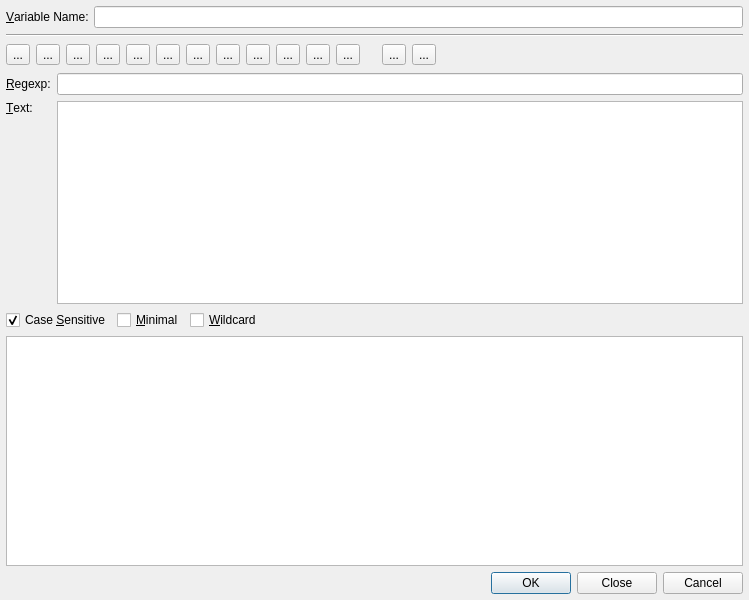
<?xml version="1.0" encoding="UTF-8"?>
<ui version="4.0">
 <class>QRegExpWizardDialog</class>
 <widget class="QWidget" name="QRegExpWizardDialog">
  <property name="geometry">
   <rect>
    <x>0</x>
    <y>0</y>
    <width>749</width>
    <height>600</height>
   </rect>
  </property>
  <property name="windowTitle">
   <string>QRegExp Wizard</string>
  </property>
  <property name="sizeGripEnabled" stdset="0">
   <bool>true</bool>
  </property>
  <layout class="QVBoxLayout">
   <item>
    <layout class="QHBoxLayout">
     <item>
      <widget class="QLabel" name="variableLabel">
       <property name="text">
        <string>&amp;Variable Name:</string>
       </property>
       <property name="buddy">
        <cstring>variableLineEdit</cstring>
       </property>
      </widget>
     </item>
     <item>
      <widget class="QLineEdit" name="variableLineEdit"/>
     </item>
    </layout>
   </item>
   <item>
    <widget class="Line" name="variableLine">
     <property name="orientation">
      <enum>Qt::Horizontal</enum>
     </property>
    </widget>
   </item>
   <item>
    <layout class="QHBoxLayout">
     <item>
      <widget class="QToolButton" name="charButton">
       <property name="toolTip">
        <string>&lt;b&gt;Single character of a range (e.g. [abcd])&lt;/b&gt;&lt;p&gt;Select a single character of a range via a specific dialog.&lt;/p&gt;</string>
       </property>
       <property name="whatsThis">
        <string>&lt;b&gt;Single character of a range (e.g. [abcd])&lt;/b&gt;&lt;p&gt;Select a single character of a range via a specific dialog. This dialog will help to edit the range of characters and add some specific conditions.&lt;/p&gt;s</string>
       </property>
       <property name="text">
        <string>...</string>
       </property>
      </widget>
     </item>
     <item>
      <widget class="QToolButton" name="anycharButton">
       <property name="toolTip">
        <string>&lt;b&gt;Any character: '.'&lt;/b&gt;
&lt;p&gt;Select to insert a dot (.) in your regexp.&lt;/p&gt;</string>
       </property>
       <property name="whatsThis">
        <string>&lt;b&gt;Any character: '.'&lt;/b&gt;
&lt;p&gt;Select to insert a dot (.) in your regexp. The dot matches a single character, except line break characters (by default). 
E.g. 'gr.y' matches 'gray', 'grey', 'gr%y', etc. Use the dot sparingly. Often, a character class or negated
character class is faster and more precise.&lt;/p&gt;</string>
       </property>
       <property name="text">
        <string>...</string>
       </property>
      </widget>
     </item>
     <item>
      <widget class="QToolButton" name="repeatButton">
       <property name="toolTip">
        <string>&lt;b&gt;Repeat contents&lt;/b&gt;
&lt;p&gt;Select a repetition condition via a specific dialog. This dialog will help to specify the allowed range for repetitions.&lt;/p&gt;</string>
       </property>
       <property name="whatsThis">
        <string>&lt;b&gt;Repeat contents&lt;/b&gt;
&lt;p&gt;Select a repetition condition via a specific dialog. This dialog will help to specify the allowed range for repetitions.&lt;/p&gt;</string>
       </property>
       <property name="text">
        <string>...</string>
       </property>
      </widget>
     </item>
     <item>
      <widget class="QToolButton" name="nonGroupButton">
       <property name="toolTip">
        <string>&lt;b&gt;Non capturing parentheses: (?:)&lt;/b&gt;
&lt;p&gt;Select to insert some non capturing brackets.&lt;/p&gt;</string>
       </property>
       <property name="whatsThis">
        <string>&lt;b&gt;Non capturing parentheses: (?:)&lt;/b&gt;
&lt;p&gt;Select to insert some non capturing brackets. It can be used to apply a regexp quantifier (eg. '?' or '+') to the entire
group of characters inside the brakets. E.g. the regex 'Set(?:Value)?' matches 'Set' or 'SetValue'. The '?:' inside the brakets
means that the content of the match (called the backreference) is not stored for further use.&lt;/p&gt;</string>
       </property>
       <property name="text">
        <string>...</string>
       </property>
      </widget>
     </item>
     <item>
      <widget class="QToolButton" name="groupButton">
       <property name="toolTip">
        <string>&lt;b&gt;Group: ()&lt;/b&gt;
&lt;p&gt;Select to insert some capturing brackets.&lt;/p&gt;</string>
       </property>
       <property name="whatsThis">
        <string>&lt;b&gt;Group: ()&lt;/b&gt;
&lt;p&gt;Select to insert some capturing brackets. They can be used to apply a regexp quantifier (e.g. '?' or '+') to the entire group of 
characters inside the brakets. E.g. the regex 'Set(Value)?' matches 'Set' or 'SetValue'. Contrary to non-capturing parentheses, 
the backreference matched inside the brakets is stored for further use (i.e. 'Value' in the second example above). 
One can access the backereference with the '\1' expression. &lt;/p&gt;
&lt;p&gt;E.g. '([a-c])x\1x\1' will match 'axaxa', 'bxbxb' and 'cxcxc'.&lt;/p&gt;</string>
       </property>
       <property name="text">
        <string>...</string>
       </property>
      </widget>
     </item>
     <item>
      <widget class="QToolButton" name="altnButton">
       <property name="toolTip">
        <string>&lt;b&gt;Alternatives: '|'&lt;/b&gt;
&lt;p&gt;Select to insert the alternation symbol '|'. &lt;/p&gt;</string>
       </property>
       <property name="whatsThis">
        <string>&lt;b&gt;Alternatives: '|'&lt;/b&gt;
&lt;p&gt;Select to insert the alternation symbol '|'. The alternation is used to match a single regular expression out of 
several possible regular expressions. E.g. 'cat|dog|mouse|fish' matches words containing the word 'cat', 'dog','mouse' or 'fish'.
Be aware that in the above example, the alternatives refer to whole or part of words. If you want to match exactly the
 words 'cat', 'dog', ... you should express the fact that you only want to match complete words: '\b(cat|dog|mouse|fish)\b'&lt;/p&gt;</string>
       </property>
       <property name="text">
        <string>...</string>
       </property>
      </widget>
     </item>
     <item>
      <widget class="QToolButton" name="beglineButton">
       <property name="toolTip">
        <string>&lt;b&gt;Begin of line: '^'&lt;/b&gt;
&lt;p&gt;Select to insert the start line character (^).&lt;/p&gt;</string>
       </property>
       <property name="whatsThis">
        <string>&lt;b&gt;Begin of line: '^'&lt;/b&gt;
&lt;p&gt;Select to insert the start line character (^). It is used to find some expressions at the begining of lines.
E.g. '^[A-Z]' match lines starting with a capitalized character. &lt;/p&gt;</string>
       </property>
       <property name="text">
        <string>...</string>
       </property>
      </widget>
     </item>
     <item>
      <widget class="QToolButton" name="endlineButton">
       <property name="toolTip">
        <string>&lt;b&gt;End of line: '$'&lt;/b&gt;
&lt;p&gt;Select to insert the end of line character ($).&lt;/p&gt;</string>
       </property>
       <property name="whatsThis">
        <string>&lt;b&gt;End of line: '$'&lt;/b&gt;
&lt;p&gt;Select to insert the end of line character ($). It is used to find some expressions at the end of lines.&lt;/p&gt;</string>
       </property>
       <property name="text">
        <string>...</string>
       </property>
      </widget>
     </item>
     <item>
      <widget class="QToolButton" name="wordboundButton">
       <property name="toolTip">
        <string>&lt;b&gt;Word boundary&lt;/b&gt;
&lt;p&gt;Select to insert the word boudary character (\b).&lt;/p&gt;</string>
       </property>
       <property name="whatsThis">
        <string>&lt;b&gt;Word boundary&lt;/b&gt;
&lt;p&gt;Select to insert the word boudary character (\b). This character is used to express the fact that word 
must begin or end at this position. E.g. '\bcat\b' matches exactly the word 'cat' while 'concatenation' is ignored.&lt;/p&gt;</string>
       </property>
       <property name="text">
        <string>...</string>
       </property>
      </widget>
     </item>
     <item>
      <widget class="QToolButton" name="nonwordboundButton">
       <property name="toolTip">
        <string>&lt;b&gt;Non word boundary&lt;/b&gt;
&lt;p&gt;Select to insert the word boudary character (\B). \B is the negated version of \b.&lt;/p&gt;</string>
       </property>
       <property name="whatsThis">
        <string>&lt;b&gt;Non word boundary&lt;/b&gt;
&lt;p&gt;Select to insert the word boudary character (\B). \B is the negated version of \b. \B matches at every position where \b 
does not. Effectively, \B matches at any position between two word characters as well as at any position between two non-word characters.&lt;/p&gt;</string>
       </property>
       <property name="text">
        <string>...</string>
       </property>
      </widget>
     </item>
     <item>
      <widget class="QToolButton" name="poslookaheadButton">
       <property name="toolTip">
        <string>&lt;b&gt;Positive lookahead: (?=&lt;i&gt;regexpr&lt;/i&gt;)&lt;/b&gt;
&lt;p&gt;Select to insert the positive lookhead brackets.&lt;/p&gt;</string>
       </property>
       <property name="whatsThis">
        <string>&lt;b&gt;Positive lookahead: (?=&lt;i&gt;regexpr&lt;/i&gt;)&lt;/b&gt;
&lt;p&gt;Select to insert the positive lookhead brackets. Basically, positive lookhead is used to match a character only if followed by another one.
Writting 'q(?=u)' means that you want to match the 'q' character only if it is followed by 'u'. In this statement 'u' is a trivial 
regexp which may be replaced by a more complex expression; q(?=[abc])' will match a 'q' if followed by either 'a', 'b' or 'c'.&lt;/p&gt;</string>
       </property>
       <property name="text">
        <string>...</string>
       </property>
      </widget>
     </item>
     <item>
      <widget class="QToolButton" name="neglookaheadButton">
       <property name="toolTip">
        <string>&lt;b&gt;Negative lookahead: (?!&lt;i&gt;regexpr&lt;/i&gt;)&lt;/b&gt;
&lt;p&gt;Select to insert the negative lookhead brackets.&lt;/p&gt;</string>
       </property>
       <property name="whatsThis">
        <string>&lt;b&gt;Negative lookahead: (?!&lt;i&gt;regexpr&lt;/i&gt;)&lt;/b&gt;
&lt;p&gt;Select to insert the negative lookhead brackets. Basically, negative lookhead is used to match a character only if it is not
followed by a another one. Writting 'q(?!u)' means that you want to match 'q' only if it is not followed by 'u'. In this statement, 'u' is a
trivial regexp which may be replaced by a more complex expression; 'q(?![abc])' will match a 'q' if it is followed by anything else than 'a', 'b' or 'c'.&lt;/p&gt;</string>
       </property>
       <property name="text">
        <string>...</string>
       </property>
      </widget>
     </item>
     <item>
      <spacer>
       <property name="orientation">
        <enum>Qt::Horizontal</enum>
       </property>
       <property name="sizeType">
        <enum>QSizePolicy::Fixed</enum>
       </property>
       <property name="sizeHint" stdset="0">
        <size>
         <width>16</width>
         <height>20</height>
        </size>
       </property>
      </spacer>
     </item>
     <item>
      <widget class="QToolButton" name="undoButton">
       <property name="toolTip">
        <string>&lt;b&gt;Undo last edit&lt;/b&gt;</string>
       </property>
       <property name="text">
        <string>...</string>
       </property>
      </widget>
     </item>
     <item>
      <widget class="QToolButton" name="redoButton">
       <property name="toolTip">
        <string>&lt;b&gt;Redo last edit&lt;/b&gt;</string>
       </property>
       <property name="text">
        <string>...</string>
       </property>
      </widget>
     </item>
     <item>
      <spacer>
       <property name="orientation">
        <enum>Qt::Horizontal</enum>
       </property>
       <property name="sizeType">
        <enum>QSizePolicy::Expanding</enum>
       </property>
       <property name="sizeHint" stdset="0">
        <size>
         <width>81</width>
         <height>24</height>
        </size>
       </property>
      </spacer>
     </item>
    </layout>
   </item>
   <item>
    <layout class="QGridLayout">
     <item row="0" column="0">
      <widget class="QLabel" name="textLabel1">
       <property name="text">
        <string>&amp;Regexp:</string>
       </property>
       <property name="buddy">
        <cstring>regexpLineEdit</cstring>
       </property>
      </widget>
     </item>
     <item row="1" column="0">
      <widget class="QLabel" name="textLabel2">
       <property name="text">
        <string>&amp;Text:</string>
       </property>
       <property name="alignment">
        <set>Qt::AlignTop</set>
       </property>
       <property name="buddy">
        <cstring>textTextEdit</cstring>
       </property>
      </widget>
     </item>
     <item row="0" column="1">
      <widget class="QLineEdit" name="regexpLineEdit"/>
     </item>
     <item row="1" column="1">
      <widget class="QTextEdit" name="textTextEdit"/>
     </item>
    </layout>
   </item>
   <item>
    <layout class="QHBoxLayout">
     <item>
      <widget class="QCheckBox" name="caseSensitiveCheckBox">
       <property name="text">
        <string>Case &amp;Sensitive</string>
       </property>
       <property name="shortcut">
        <string>Alt+S</string>
       </property>
       <property name="checked">
        <bool>true</bool>
       </property>
      </widget>
     </item>
     <item>
      <widget class="QCheckBox" name="minimalCheckBox">
       <property name="text">
        <string>&amp;Minimal</string>
       </property>
       <property name="shortcut">
        <string>Alt+M</string>
       </property>
      </widget>
     </item>
     <item>
      <widget class="QCheckBox" name="wildcardCheckBox">
       <property name="text">
        <string>&amp;Wildcard</string>
       </property>
       <property name="shortcut">
        <string>Alt+W</string>
       </property>
      </widget>
     </item>
     <item>
      <spacer>
       <property name="orientation">
        <enum>Qt::Horizontal</enum>
       </property>
       <property name="sizeType">
        <enum>QSizePolicy::Expanding</enum>
       </property>
       <property name="sizeHint" stdset="0">
        <size>
         <width>40</width>
         <height>20</height>
        </size>
       </property>
      </spacer>
     </item>
    </layout>
   </item>
   <item>
    <widget class="QTableWidget" name="resultTable">
     <property name="editTriggers">
      <set>QAbstractItemView::NoEditTriggers</set>
     </property>
    </widget>
   </item>
   <item>
    <widget class="QDialogButtonBox" name="buttonBox">
     <property name="orientation">
      <enum>Qt::Horizontal</enum>
     </property>
     <property name="standardButtons">
      <set>QDialogButtonBox::Cancel|QDialogButtonBox::Close|QDialogButtonBox::Ok</set>
     </property>
    </widget>
   </item>
  </layout>
 </widget>
 <layoutdefault spacing="6" margin="6"/>
 <pixmapfunction>qPixmapFromMimeSource</pixmapfunction>
 <tabstops>
  <tabstop>variableLineEdit</tabstop>
  <tabstop>regexpLineEdit</tabstop>
  <tabstop>textTextEdit</tabstop>
  <tabstop>caseSensitiveCheckBox</tabstop>
  <tabstop>minimalCheckBox</tabstop>
  <tabstop>wildcardCheckBox</tabstop>
  <tabstop>resultTable</tabstop>
  <tabstop>charButton</tabstop>
  <tabstop>anycharButton</tabstop>
  <tabstop>repeatButton</tabstop>
  <tabstop>nonGroupButton</tabstop>
  <tabstop>groupButton</tabstop>
  <tabstop>altnButton</tabstop>
  <tabstop>beglineButton</tabstop>
  <tabstop>endlineButton</tabstop>
  <tabstop>wordboundButton</tabstop>
  <tabstop>nonwordboundButton</tabstop>
  <tabstop>poslookaheadButton</tabstop>
  <tabstop>neglookaheadButton</tabstop>
  <tabstop>undoButton</tabstop>
  <tabstop>redoButton</tabstop>
 </tabstops>
 <resources/>
 <connections>
  <connection>
   <sender>undoButton</sender>
   <signal>clicked()</signal>
   <receiver>regexpLineEdit</receiver>
   <slot>undo()</slot>
   <hints>
    <hint type="sourcelabel">
     <x>490</x>
     <y>132</y>
    </hint>
    <hint type="destinationlabel">
     <x>487</x>
     <y>163</y>
    </hint>
   </hints>
  </connection>
  <connection>
   <sender>redoButton</sender>
   <signal>clicked()</signal>
   <receiver>regexpLineEdit</receiver>
   <slot>redo()</slot>
   <hints>
    <hint type="sourcelabel">
     <x>526</x>
     <y>132</y>
    </hint>
    <hint type="destinationlabel">
     <x>529</x>
     <y>163</y>
    </hint>
   </hints>
  </connection>
 </connections>
</ui>
